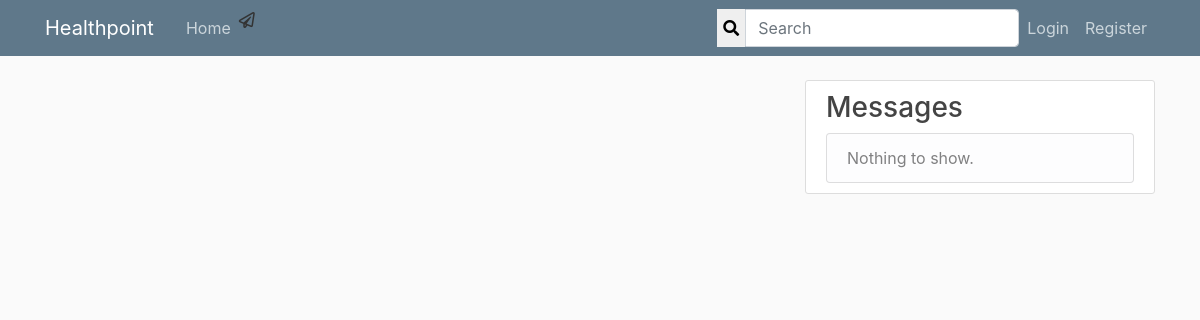
Page /account/user_profile/1/followings/ on the earlier database version.
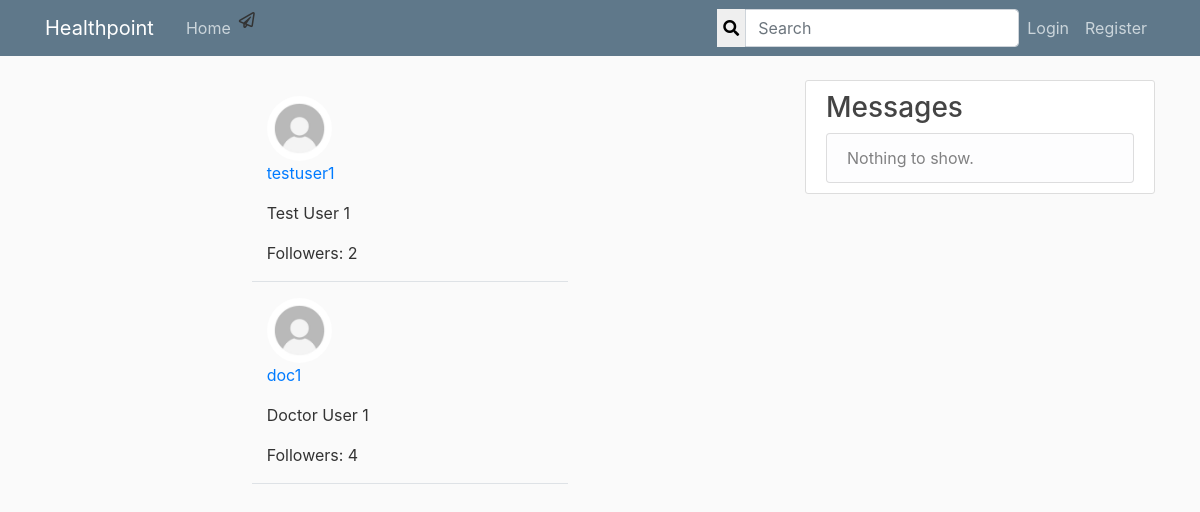
Same page on the later database version.
### account/models.py (models this page shows, shortened)
class User(AbstractBaseUser, PermissionsMixin):
	id = models.AutoField(primary_key = True)
	email = models.EmailField(max_length=200, unique=True)
	is_email_verified = models.BooleanField(default=False)
	user_name = models.CharField(max_length=20, unique=True)
	full_name = models.CharField(max_length=100)
	date_joined = models.DateTimeField(default=timezone.now, blank=True)
	is_staff = models.BooleanField(default=False)
	is_active = models.BooleanField(default=True)
	is_doctor = models.BooleanField(default=False)
	is_superuser = models.BooleanField(default=False)
	objects = AccountManager()
	USERNAME_FIELD = 'email'
	REQUIRED_FIELDS = ['user_name', 'full_name']

class UserProfile(models.Model):
	user = models.OneToOneField(User, related_name='profile' ,on_delete=models.CASCADE, primary_key=True)
	address = models.CharField(max_length=200, null=True, blank=True)
	profile_pic = models.ImageField(default='default.jpg', upload_to='profile_pics', null=True, blank=True)
	date_of_birth = models.DateField(null=True, blank=True)
	phone = PhoneNumberField(blank=True, null=True, unique=True)
	followers = models.ManyToManyField(User, blank=True, related_name='followers')
	followings = models.ManyToManyField(User, blank=True, related_name='followings')

### account/views.py (the view)
# urls.py: path('user_profile/<int:pk>/followings/', views.ListFollowings.as_view(), name='list-followings'),
class ListFollowings(View):
	def get(self, request, pk, *args, **kwargs):
		profile = UserProfile.objects.get(pk=pk)
		followings = profile.followings.all()
		context = {
		'profile' : profile,
		'followings' : followings,
		}
		return render(request, 'account/followings_list.html', context)

### account/templates/account/followings_list.html (shortened to what this page needs)
{% extends "healthpoint/base.html" %}
{% block content %}
{% for following in followings %}
        <div class="row justify-content-center mt-3">
            <div class="col-md-5 col-sm-12 border-bottom position-relative">
            <img class='rounded-circle article-img' src="{{ profile.profile_pic.url }}">
                <p><a class="mr-2" href="{% url 'user_profile' following.profile.pk %}">{{ following.user_name }}</a></p>
                {% if following.full_name %}
                    <p>{{ following.full_name }}</p>
                {% endif %}
                <p>Followers: {{ following.followings.all.count }}</p>
            </div>
        </div>
{% endfor %}
{% endblock %}

Differences in the rows shown:
added User: profile_pic (placeholder picture), user_name "testuser1", full_name "Test User 1", followings.all.count "2"
added User: profile_pic (placeholder picture), user_name "doc1", full_name "Doctor User 1", followings.all.count "4"
